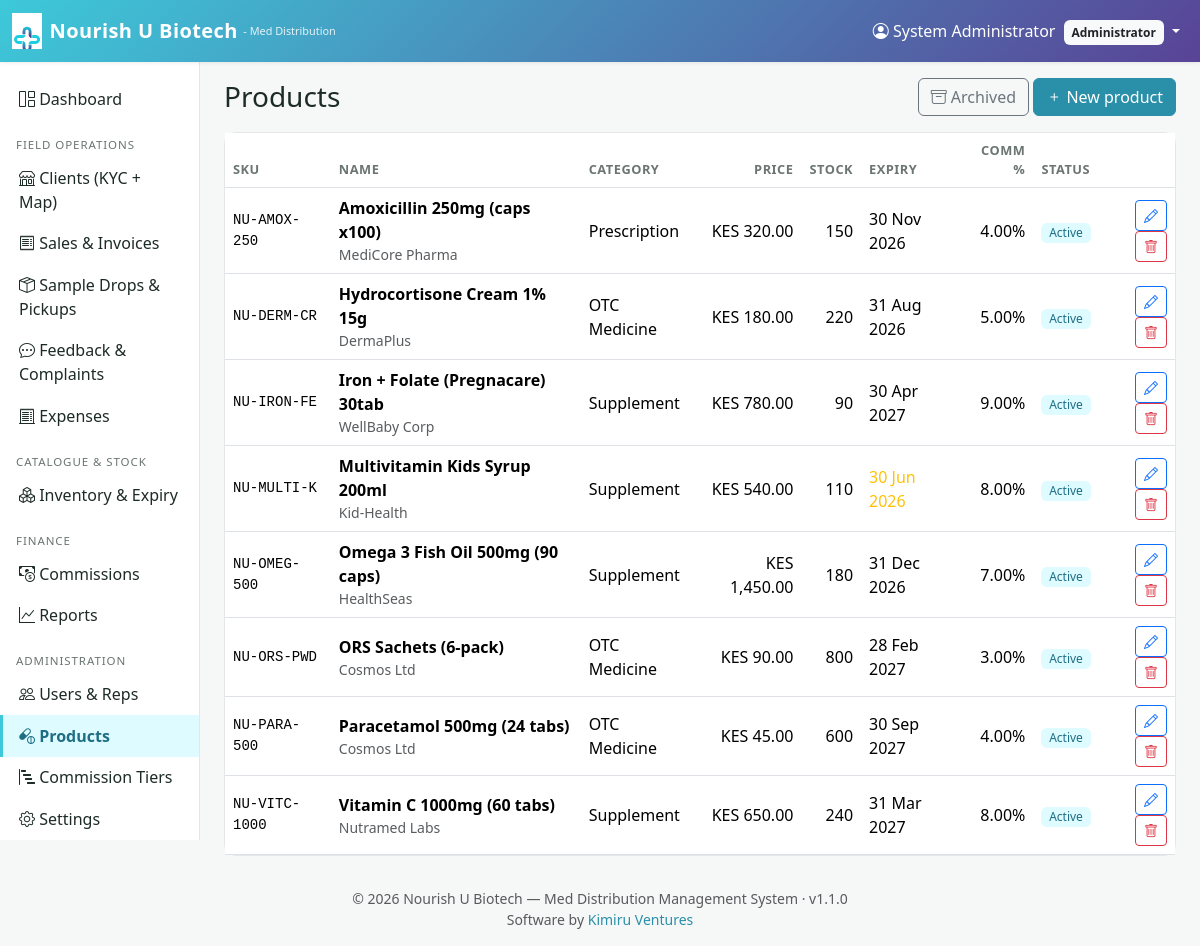
/admin/products.php (signed in), run on the app's committed database.
### tables this page shows
CREATE TABLE products (
    id                  INT UNSIGNED  AUTO_INCREMENT PRIMARY KEY,
    sku                 VARCHAR(60)   NOT NULL UNIQUE,
    name                VARCHAR(180)  NOT NULL,
    category            VARCHAR(80)   NULL,
    manufacturer        VARCHAR(160)  NULL,
    country_of_origin   VARCHAR(80)   NULL,
    unit                VARCHAR(40)   NOT NULL DEFAULT 'pack',
    price               DECIMAL(14,2) NOT NULL DEFAULT 0,
    cost                DECIMAL(14,2) NOT NULL DEFAULT 0,
    base_commission_pct DECIMAL(5,2)  NOT NULL DEFAULT 0
                        COMMENT 'Per-product commission percentage e.g. 5.00',
    stock_qty           INT           NOT NULL DEFAULT 0,
    reorder_level       INT           NOT NULL DEFAULT 0,
    batch_no            VARCHAR(80)   NULL,
    expiry_date         DATE          NULL,
    status              ENUM('active','inactive') NOT NULL DEFAULT 'active',
    description         TEXT          NULL,
    created_at          DATETIME      NOT NULL DEFAULT CURRENT_TIMESTAMP,
    updated_at          DATETIME      NOT NULL DEFAULT CURRENT_TIMESTAMP
                                       ON UPDATE CURRENT_TIMESTAMP,
    INDEX idx_products_status (status),
    INDEX idx_products_expiry (expiry_date),
    deleted_at    DATETIME      NULL,
    deleted_by    INT UNSIGNED  NULL,
    delete_reason VARCHAR(255)  NULL
);

### includes/functions.php (called while the page is built, shortened)
<?php
function e(?string $s): string {
    return htmlspecialchars($s ?? '', ENT_QUOTES | ENT_SUBSTITUTE, 'UTF-8');
}
function get(string $key, $default = null) {
    return $_GET[$key] ?? $default;
}
function money($v): string {
    return APP_CURRENCY . ' ' . number_format((float)$v, 2);
}
function fdate(?string $d, string $fmt = 'd M Y'): string {
    return date($fmt, strtotime($d));
}
function url(string $path = ''): string {
    return BASE_URL . '/' . ltrim($path, '/');
}

### admin/products.php (the view, shortened to what this page needs)
<?php
require_once __DIR__ . '/../config/config.php';
require __DIR__ . '/../includes/header.php';
    ?>
    <?php
$showArchived = get('show') === 'archived';
$where = $showArchived ? 'deleted_at IS NOT NULL' : 'deleted_at IS NULL';
$rows = $pdo->query("SELECT * FROM products WHERE $where ORDER BY status DESC, name")->fetchAll();
?>
<div class="d-flex justify-content-between align-items-center mb-3">
  <h3 class="mb-0">Products
  </h3>
  <div>
    <?php if ($showArchived): ?>
      <a class="btn btn-outline-secondary" href="<?= url('admin/products.php') ?>"><i class="bi bi-arrow-left"></i> Active products</a>
    <?php else: ?>
      <a class="btn btn-outline-secondary" href="<?= url('admin/products.php?show=archived') ?>"><i class="bi bi-archive"></i> Archived</a>
      <a class="btn btn-primary" href="<?= url('admin/products.php?action=add') ?>"><i class="bi bi-plus"></i> New product</a>
    <?php endif; ?>
  </div>
</div>
<div class="card"><div class="table-responsive">
<table class="table table-clean align-middle mb-0">
<thead><tr>
  <th>SKU</th><th>Name</th><th>Category</th><th class="text-end">Price</th>
  <th class="text-end">Stock</th><th>Expiry</th><th class="text-end">Comm %</th><th>Status</th><th></th>
</tr></thead><tbody>
<?php foreach ($rows as $p):
  $expSoon = $p['expiry_date'] && strtotime($p['expiry_date']) < strtotime('+90 days');
  $low = $p['stock_qty'] <= $p['reorder_level'];
?>
<tr>
  <td class="font-monospace small"><?= e($p['sku']) ?></td>
  <td>
    <div class="fw-semibold"><?= e($p['name']) ?></div>
    <div class="small text-muted"><?= e($p['manufacturer']) ?></div>
  </td>
  <td><?= e($p['category']) ?></td>
  <td class="text-end"><?= money($p['price']) ?></td>
  <td class="text-end <?= $low?'text-danger fw-bold':'' ?>"><?= (int)$p['stock_qty'] ?></td>
  <td class="<?= $expSoon?'text-warning':'' ?>"><?= e(fdate($p['expiry_date'])) ?></td>
  <td class="text-end"><?= e($p['base_commission_pct']) ?>%</td>
  <td><?= $p['status']==='active'
       ? '<span class="badge badge-soft">Active</span>'
       : '<span class="badge badge-secondary">Inactive</span>' ?></td>
  <td class="text-end">
    <?php if ($showArchived): ?>
      <form method="post" class="d-inline" onsubmit="return confirm('Restore this product?');">
        <?= csrf_field() ?>
        <input type="hidden" name="op" value="restore">
        <input type="hidden" name="id" value="<?= (int)$p['id'] ?>">
        <button class="btn btn-sm btn-outline-success"><i class="bi bi-arrow-counterclockwise"></i></button>
      </form>
    <?php else: ?>
      <a class="btn btn-sm btn-outline-primary" href="<?= url('admin/products.php?action=edit&id=' . (int)$p['id']) ?>">
        <i class="bi bi-pencil"></i></a>
      <button class="btn btn-sm btn-outline-danger" onclick="sdConfirm(<?= (int)$p['id'] ?>)">
        <i class="bi bi-trash"></i></button>
    <?php endif; ?>
  </td>
</tr>
<?php endforeach; ?>
</tbody></table>
</div></div>
<?php require __DIR__ . '/../includes/footer.php'; ?>

### assets/css/style.css (style rules this page uses)
:root { --nu-primary: #2a8fa8; --nu-primary-d: #1e6e84; --nu-cyan: #3dc9d9; --nu-purple: #594396; --nu-purple-d: #3f2f6c; --nu-accent: #f4a300; --nu-bg: #f6f8f7; --nu-text: #1d2b27; --nu-muted: #6b7572; --nu-card: #ffffff; --nu-border: #e3e8e6; --nu-grad: linear-gradient(135deg, var(--nu-cyan) 0%, var(--nu-purple) 100%); }
body { background: var(--nu-bg); color: var(--nu-text); font-family: 'Segoe UI', Roboto, system-ui, sans-serif; }
.btn-primary { background: var(--nu-primary); border-color: var(--nu-primary); }
a { color: var(--nu-primary); }
.card { border: 1px solid var(--nu-border); border-radius: 12px; }
.badge-soft { background:#defbff; color:var(--nu-primary-d); font-weight:500; }
table.table-clean th { font-size: .8rem; color: var(--nu-muted); text-transform: uppercase; letter-spacing: .04em; }
table.table-clean td { vertical-align: middle; }
.table-responsive { -webkit-overflow-scrolling: touch; }

### data on the page
products: sku "NU-AMOX-250", name "Amoxicillin 250mg (caps x100)", manufacturer "MediCore Pharma", category "Prescription", price "KES 320.00", stock_qty "150", expiry_date "30 Nov 2026", base_commission_pct "4.00", status "Active"
products: sku "NU-DERM-CR", name "Hydrocortisone Cream 1% 15g", manufacturer "DermaPlus", category "OTC Medicine", price "KES 180.00", stock_qty "220", expiry_date "31 Aug 2026", base_commission_pct "5.00", status "Active"
products: sku "NU-IRON-FE", name "Iron + Folate (Pregnacare) 30tab", manufacturer "WellBaby Corp", category "Supplement", price "KES 780.00", stock_qty "90", expiry_date "30 Apr 2027", base_commission_pct "9.00", status "Active"
products: sku "NU-MULTI-K", name "Multivitamin Kids Syrup 200ml", manufacturer "Kid-Health", category "Supplement", price "KES 540.00", stock_qty "110", expiry_date "30 Jun 2026", base_commission_pct "8.00", status "Active"
products: sku "NU-OMEG-500", name "Omega 3 Fish Oil 500mg (90 caps)", manufacturer "HealthSeas", category "Supplement", price "KES 1,450.00", stock_qty "180", expiry_date "31 Dec 2026", base_commission_pct "7.00", status "Active"
products: sku "NU-ORS-PWD", name "ORS Sachets (6-pack)", manufacturer "Cosmos Ltd", category "OTC Medicine", price "KES 90.00", stock_qty "800", expiry_date "28 Feb 2027", base_commission_pct "3.00", status "Active"
products: sku "NU-PARA-500", name "Paracetamol 500mg (24 tabs)", manufacturer "Cosmos Ltd", category "OTC Medicine", price "KES 45.00", stock_qty "600", expiry_date "30 Sep 2027", base_commission_pct "4.00", status "Active"
products: sku "NU-VITC-1000", name "Vitamin C 1000mg (60 tabs)", manufacturer "Nutramed Labs", category "Supplement", price "KES 650.00", stock_qty "240", expiry_date "31 Mar 2027", base_commission_pct "8.00", status "Active"

### other printed values
$u['name'] "System Administrator"
role_label($u['role']) "Administrator"
APP_NAME "Nourish U Biotech"
APP_TAGLINE "Med Distribution Management System"
APP_VERSION "1.1.0"
